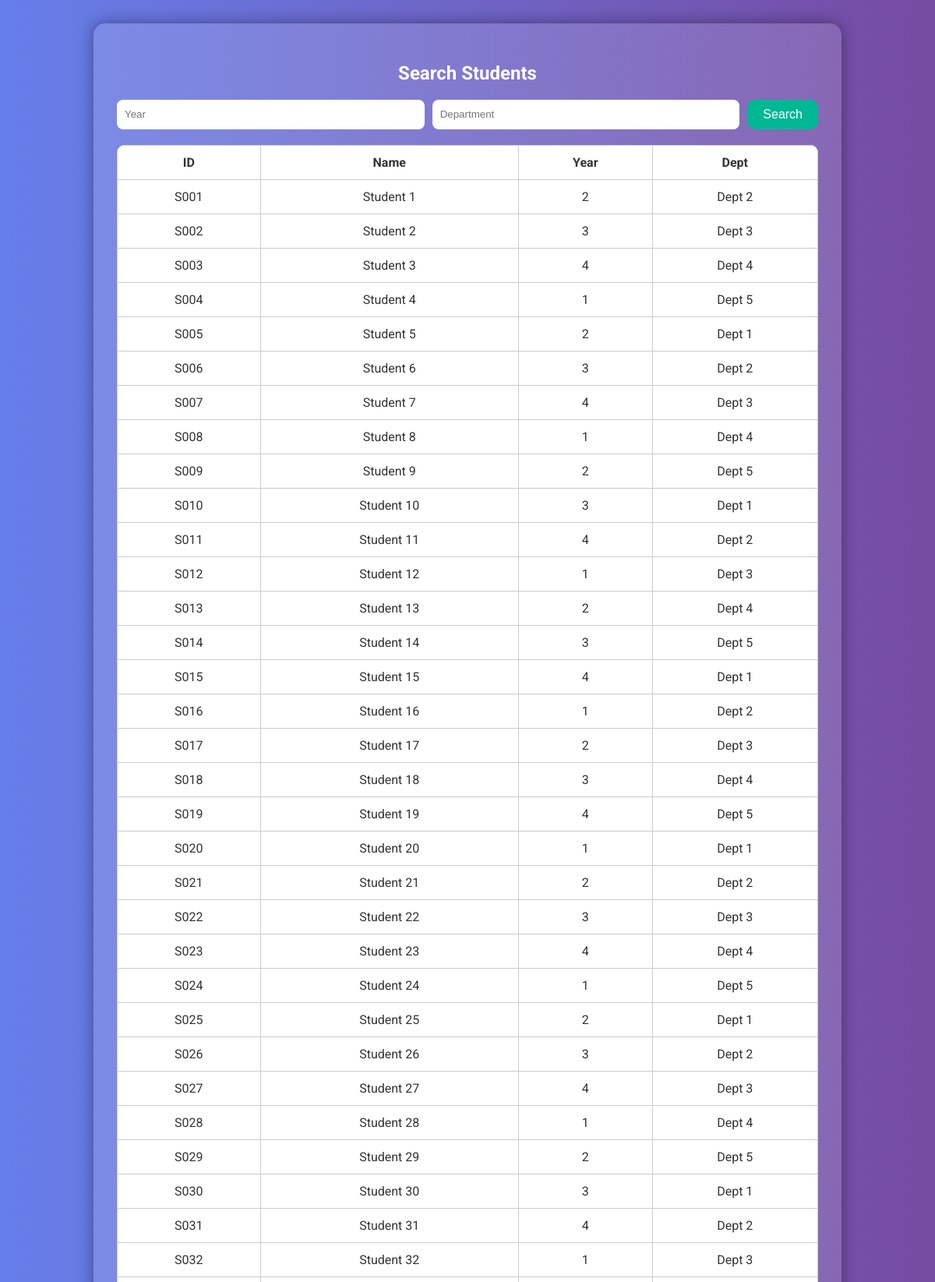
Screenshot of /search (upper part) with the database file from the repository.
### tables this page shows
CREATE TABLE students (StudentID TEXT PRIMARY KEY, Name TEXT, Year TEXT, Department TEXT);

### app.py (the view)
@app.route("/search")
def search():
    year = request.args.get("year", "")
    dept = request.args.get("dept", "")
    query = "SELECT * FROM students WHERE 1=1"
    params = []
    if year:
        query += " AND Year = ?"
        params.append(year)
    if dept:
        query += " AND Department = ?"
        params.append(dept)
    with sqlite3.connect(DB_PATH) as conn:
        cur = conn.cursor()
        cur.execute(query, tuple(params))
        students = cur.fetchall()
    return render_template("search.html", students=students)

### templates/search.html (shortened to what this page needs)
<!DOCTYPE html>
<html lang="en">
<head>
</head>
<body>
    <div class="container">
        <h2>Search Students</h2>
        <form method="GET">
            <input type="text" name="year" placeholder="Year">
            <input type="text" name="dept" placeholder="Department">
            <button type="submit">Search</button>
        </form>
        {% if students %}
        <table>
            <tr><th>ID</th><th>Name</th><th>Year</th><th>Dept</th></tr>
            {% for s in students %}
            <tr>
                <td>{{ s[0] }}</td>
                <td>{{ s[1] }}</td>
                <td>{{ s[2] }}</td>
                <td>{{ s[3] }}</td>
            </tr>
            {% endfor %}
        </table>
        {% else %}
        <p>No results.</p>
        {% endif %}
    </div>
</body>
</html>

### templates/search.html (style rules this page uses)
body { font-family: 'Roboto', sans-serif; background: linear-gradient(to right, #667eea, #764ba2); color: #fff; margin: 0; padding: 30px; }
h2 { text-align: center; margin-bottom: 20px; }
.container { max-width: 900px; margin: auto; background-color: #ffffff22; border-radius: 15px; padding: 30px; box-shadow: 0 0 20px rgba(0,0,0,0.4); }
form { display: flex; gap: 10px; margin-bottom: 20px; }
input[type="text"] { flex: 1; padding: 10px; border-radius: 8px; border: none; }
button { background-color: #00b894; color: white; padding: 10px 20px; border: none; border-radius: 10px; cursor: pointer; font-size: 1em; transition: 0.3s ease; }
table { width: 100%; border-collapse: collapse; background-color: white; color: #333; border-radius: 10px; overflow: hidden; }
th, td { border: 1px solid #ccc; padding: 12px; text-align: center; }

### rows the page displays
students: StudentID "S001", Name "Student 1", Year "2", Department "Dept 2"
students: StudentID "S002", Name "Student 2", Year "3", Department "Dept 3"
students: StudentID "S003", Name "Student 3", Year "4", Department "Dept 4"
students: StudentID "S004", Name "Student 4", Year "1", Department "Dept 5"
students: StudentID "S005", Name "Student 5", Year "2", Department "Dept 1"
students: StudentID "S006", Name "Student 6", Year "3", Department "Dept 2"
students: StudentID "S007", Name "Student 7", Year "4", Department "Dept 3"
students: StudentID "S008", Name "Student 8", Year "1", Department "Dept 4"
students: StudentID "S009", Name "Student 9", Year "2", Department "Dept 5"
students: StudentID "S010", Name "Student 10", Year "3", Department "Dept 1"
students: StudentID "S011", Name "Student 11", Year "4", Department "Dept 2"
students: StudentID "S012", Name "Student 12", Year "1", Department "Dept 3"
students: StudentID "S013", Name "Student 13", Year "2", Department "Dept 4"
students: StudentID "S014", Name "Student 14", Year "3", Department "Dept 5"
students: StudentID "S015", Name "Student 15", Year "4", Department "Dept 1"
students: StudentID "S016", Name "Student 16", Year "1", Department "Dept 2"
students: StudentID "S017", Name "Student 17", Year "2", Department "Dept 3"
students: StudentID "S018", Name "Student 18", Year "3", Department "Dept 4"
students: StudentID "S019", Name "Student 19", Year "4", Department "Dept 5"
students: StudentID "S020", Name "Student 20", Year "1", Department "Dept 1"
students: StudentID "S021", Name "Student 21", Year "2", Department "Dept 2"
students: StudentID "S022", Name "Student 22", Year "3", Department "Dept 3"
students: StudentID "S023", Name "Student 23", Year "4", Department "Dept 4"
students: StudentID "S024", Name "Student 24", Year "1", Department "Dept 5"
students: StudentID "S025", Name "Student 25", Year "2", Department "Dept 1"
students: StudentID "S026", Name "Student 26", Year "3", Department "Dept 2"
students: StudentID "S027", Name "Student 27", Year "4", Department "Dept 3"
students: StudentID "S028", Name "Student 28", Year "1", Department "Dept 4"
students: StudentID "S029", Name "Student 29", Year "2", Department "Dept 5"
students: StudentID "S030", Name "Student 30", Year "3", Department "Dept 1"
students: StudentID "S031", Name "Student 31", Year "4", Department "Dept 2"
students: StudentID "S032", Name "Student 32", Year "1", Department "Dept 3"
